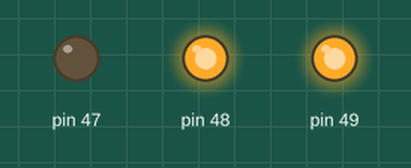
Simulated run of this sketch. Board: Arduino Mega 2560, built with avr-gcc and run on an emulated ATmega2560. Shown: output pins drawn as LEDs (lit = HIGH).

Above: at 0.16 s.
At 1.49 s:
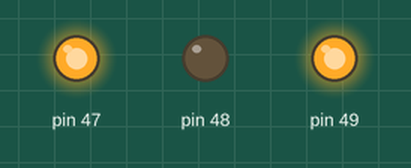
At 2.83 s:
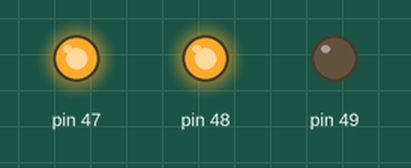
Timing chart, 0 to 3.1 s (numbered marks = the images above):
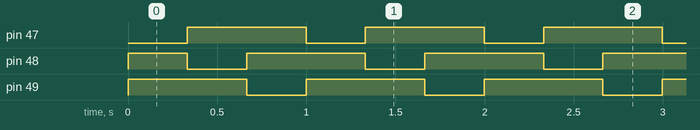

Measured:
- by itself, pin 47, pin 49: alternates HIGH for 0.67 s and LOW for 0.33 s
- by itself, pin 48: repeats every 1.0 s: LOW 0.33 s, HIGH 0.67 s
- by itself, everything shown: repeats every 1.0 s, in 3 steps

The sketch:

1.4.ino
```cpp
/* University of Washington
 * ECE/CSE 474,  [4/29]
 *
 *   Sunny Hu
 *   Peter Gunarso
 *
 *   Lab 2, Task 1.4
 *
 *
 *   Acknowledgements:
 *    Tutorial on how to drive the ports manually
 *      https://wiki.wpi.edu/robotics/Port_manipulation_and_digitalWrite()#The_easy_way
 */

// 49 -> PL0
// 48 -> PL1
// 47 -> PL2

#define BIT0 1<<0;
#define BIT1 1<<1;
#define BIT2 1<<2;

// the setup function runs once when you press reset or power the board
void setup() {
  // initialize digital pin LED_BUILTIN as an output.
  DDRL |= BIT0;
  DDRL |= BIT1;
  DDRL |= BIT2;
}

// the loop function runs over and over again forever
void loop() {
  PORTL &= ~BIT2;
  PORTL |= BIT1;
  PORTL |= BIT0;
  delay(333);                       // wait for a second
  PORTL |= BIT2;
  PORTL &= ~BIT1;
  PORTL |= BIT0;
  delay(333);
  PORTL |= BIT2;
  PORTL |= BIT1;
  PORTL &= ~BIT0;
  delay(333);                       // wait for a second
}
```
